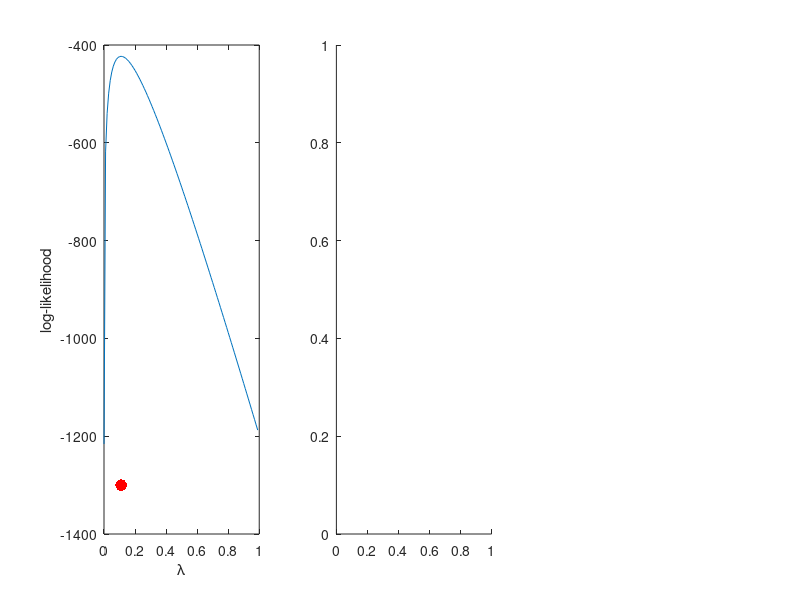

This chart was generated by the following MATLAB code: (Note: this script raises an error after producing the figure.)
% Joshu Fenemore's Data from 2007 on Waiting Times at Orbiter Bust Stop
%The raw data -- the waiting times i minutes for each direction 
antiTimes=[8 3 7 18 18 3 7 9 9 25 0 0 25 6 10 0 10 8 16 9 1 5 16 6 4 1 3 21 0 28 3 8 ... 
6 6 11 8 10 15 0 8 7 11 10 9 12 13 8 10 11 8 7 11 5 9 11 14 13 5 8 9 12 10 13 6 11 13]; 
clockTimes=[0 0 11 1 9 5 14 16 2 10 21 1 14 2 10 24 6 1 14 14 0 14 4 11 15 0 10 2 13 2 22 ... 
10 5 6 13 1 13 10 11 4 7 9 12 8 16 15 14 5 10 12 9 8 0 5 13 13 6 8 4 13 15 7 11 6 23 1]; 
sampleTimes=[antiTimes clockTimes];% pool all times into 1 array 
% L = Log Likelihood of data x as a function of parameter lambda
L=@(lambda)sum(log(lambda*exp(-lambda * sampleTimes)));
LAMBDAS=[0.0001:0.01:1]; % sample some values for lambda
clf;
subplot(1,3,1); 
plot(LAMBDAS,arrayfun(L,LAMBDAS)); % plot the Log Likelihood function
% Now we will find the Maximum Likelihood Estimator by finding the minimizer of -L
MLE = fminbnd(@(lambda)-sum(log(lambda*exp(-lambda * sampleTimes))),0.0001,1)
MeanEstimate=1/MLE
hold on; % plot the MLE
plot([MLE],[-1300],'r.','MarkerSize',25); ylabel('log-likelihood'); xlabel('\lambda');
subplot(1,3,2); % plot a histogram estimate
histogram(sampleTimes,1,[min(sampleTimes),max(sampleTimes)],'m',2);
hold on; TIMES=[0.00001:0.01:max(sampleTimes)+20]; % points on support
plot(TIMES,MLE*exp(-MLE * TIMES ),'k-') % plot PDF at MLE to compare with histogram
% compare the empirical DF to the best fitted DF
subplot(1,3,3)
ECDF(sampleTimes,5,0.0,20); hold on
plot(TIMES,ExponentialCdf(TIMES,MLE),'b-')
ylabel('DF or empirical DF'); xlabel('support');
